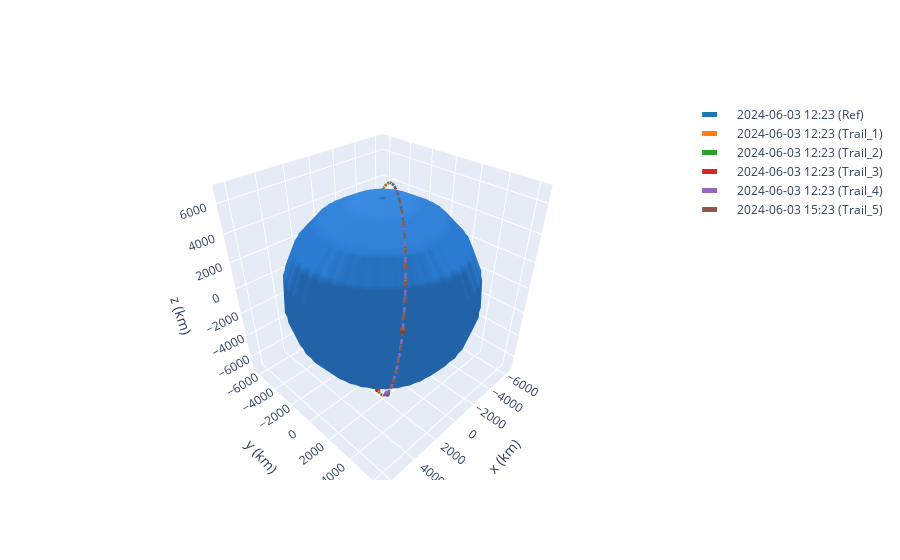

Write notebook code for a chart like this one.
### Code cell
from poliastro.plotting import OrbitPlotter3D

frame_fin = OrbitPlotter3D()
frame_fin.plot(reference_orbit_list[-2], label = 'Ref', )
frame_fin.plot(prova_1, label = 'Trail_1')
frame_fin.plot(prova_2, label = 'Trail_2')
frame_fin.plot(prova_3, label = 'Trail_3')
frame_fin.plot(trailing_orbit_list[-2], label = 'Trail_4')
frame_fin.plot(prova_5, label = 'Trail_5')

### Figure 1 — Plotly figure (JSON) as saved in the notebook; plotly's stock layout.template omitted (floating-point values rounded to 4 significant figures; data arrays with more than 128 entries replaced by an {"elided": "..."} marker saying what was removed)
{"data": [{"cauto": false, "cmax": 1, "cmin": 1, "colorscale": [[0, "#2a7bd1"], [1, "#2a7bd1"]], "name": "Earth", "showscale": false, "type": "surface", "x": {"elided": "20x20 float values"}, "y": {"elided": "20x20 float values"}, "z": {"elided": "20x20 float values"}}, {"line": {"color": "rgb(31, 119, 180)", "dash": "dash", "width": 5}, "mode": "lines", "name": "2024-06-03 12:23 (Ref)", "type": "scatter3d", "x": {"elided": "150 float values"}, "y": {"elided": "150 float values"}, "z": {"elided": "150 float values"}}, {"cauto": false, "cmax": 1, "cmin": 1, "colorscale": [[0, "rgb(31, 119, 180)"], [1, "rgb(31, 119, 180)"]], "name": "2024-06-03 12:23 (Ref)", "showscale": false, "type": "surface", "x": {"elided": "20x20 float values"}, "y": {"elided": "20x20 float values"}, "z": {"elided": "20x20 float values"}}, {"cauto": false, "cmax": 1, "cmin": 1, "colorscale": [[0, "#2a7bd1"], [1, "#2a7bd1"]], "name": "Earth", "showscale": false, "type": "surface", "x": {"elided": "20x20 float values"}, "y": {"elided": "20x20 float values"}, "z": {"elided": "20x20 float values"}}, {"cauto": false, "cmax": 1, "cmin": 1, "colorscale": [[0, "#2a7bd1"], [1, "#2a7bd1"]], "name": "Earth", "showscale": false, "type": "surface", "x": {"elided": "20x20 float values"}, "y": {"elided": "20x20 float values"}, "z": {"elided": "20x20 float values"}}, {"line": {"color": "rgb(255, 127, 14)", "dash": "dash", "width": 5}, "mode": "lines", "name": "2024-06-03 12:23 (Trail_1)", "type": "scatter3d", "x": {"elided": "150 float values"}, "y": {"elided": "150 float values"}, "z": {"elided": "150 float values"}}, {"cauto": false, "cmax": 1, "cmin": 1, "colorscale": [[0, "rgb(255, 127, 14)"], [1, "rgb(255, 127, 14)"]], "name": "2024-06-03 12:23 (Trail_1)", "showscale": false, "type": "surface", "x": {"elided": "20x20 float values"}, "y": {"elided": "20x20 float values"}, "z": {"elided": "20x20 float values"}}, {"cauto": false, "cmax": 1, "cmin": 1, "colorscale": [[0, "#2a7bd1"], [1, "#2a7bd1"]], "name": "Earth", "showscale": false, "type": "surface", "x": {"elided": "20x20 float values"}, "y": {"elided": "20x20 float values"}, "z": {"elided": "20x20 float values"}}, {"cauto": false, "cmax": 1, "cmin": 1, "colorscale": [[0, "#2a7bd1"], [1, "#2a7bd1"]], "name": "Earth", "showscale": false, "type": "surface", "x": {"elided": "20x20 float values"}, "y": {"elided": "20x20 float values"}, "z": {"elided": "20x20 float values"}}, {"line": {"color": "rgb(44, 160, 44)", "dash": "dash", "width": 5}, "mode": "lines", "name": "2024-06-03 12:23 (Trail_2)", "type": "scatter3d", "x": {"elided": "150 float values"}, "y": {"elided": "150 float values"}, "z": {"elided": "150 float values"}}, {"cauto": false, "cmax": 1, "cmin": 1, "colorscale": [[0, "rgb(44, 160, 44)"], [1, "rgb(44, 160, 44)"]], "name": "2024-06-03 12:23 (Trail_2)", "showscale": false, "type": "surface", "x": {"elided": "20x20 float values"}, "y": {"elided": "20x20 float values"}, "z": {"elided": "20x20 float values"}}, {"cauto": false, "cmax": 1, "cmin": 1, "colorscale": [[0, "#2a7bd1"], [1, "#2a7bd1"]], "name": "Earth", "showscale": false, "type": "surface", "x": {"elided": "20x20 float values"}, "y": {"elided": "20x20 float values"}, "z": {"elided": "20x20 float values"}}, {"cauto": false, "cmax": 1, "cmin": 1, "colorscale": [[0, "#2a7bd1"], [1, "#2a7bd1"]], "name": "Earth", "showscale": false, "type": "surface", "x": {"elided": "20x20 float values"}, "y": {"elided": "20x20 float values"}, "z": {"elided": "20x20 float values"}}, {"line": {"color": "rgb(214, 39, 40)", "dash": "dash", "width": 5}, "mode": "lines", "name": "2024-06-03 12:23 (Trail_3)", "type": "scatter3d", "x": {"elided": "150 float values"}, "y": {"elided": "150 float values"}, "z": {"elided": "150 float values"}}, {"cauto": false, "cmax": 1, "cmin": 1, "colorscale": [[0, "rgb(214, 39, 40)"], [1, "rgb(214, 39, 40)"]], "name": "2024-06-03 12:23 (Trail_3)", "showscale": false, "type": "surface", "x": {"elided": "20x20 float values"}, "y": {"elided": "20x20 float values"}, "z": {"elided": "20x20 float values"}}, {"cauto": false, "cmax": 1, "cmin": 1, "colorscale": [[0, "#2a7bd1"], [1, "#2a7bd1"]], "name": "Earth", "showscale": false, "type": "surface", "x": {"elided": "20x20 float values"}, "y": {"elided": "20x20 float values"}, "z": {"elided": "20x20 float values"}}, {"cauto": false, "cmax": 1, "cmin": 1, "colorscale": [[0, "#2a7bd1"], [1, "#2a7bd1"]], "name": "Earth", "showscale": false, "type": "surface", "x": {"elided": "20x20 float values"}, "y": {"elided": "20x20 float values"}, "z": {"elided": "20x20 float values"}}, {"line": {"color": "rgb(148, 103, 189)", "dash": "dash", "width": 5}, "mode": "lines", "name": "2024-06-03 12:23 (Trail_4)", "type": "scatter3d", "x": {"elided": "150 float values"}, "y": {"elided": "150 float values"}, "z": {"elided": "150 float values"}}, {"cauto": false, "cmax": 1, "cmin": 1, "colorscale": [[0, "rgb(148, 103, 189)"], [1, "rgb(148, 103, 189)"]], "name": "2024-06-03 12:23 (Trail_4)", "showscale": false, "type": "surface", "x": {"elided": "20x20 float values"}, "y": {"elided": "20x20 float values"}, "z": {"elided": "20x20 float values"}}, {"cauto": false, "cmax": 1, "cmin": 1, "colorscale": [[0, "#2a7bd1"], [1, "#2a7bd1"]], "name": "Earth", "showscale": false, "type": "surface", "x": {"elided": "20x20 float values"}, "y": {"elided": "20x20 float values"}, "z": {"elided": "20x20 float values"}}, {"cauto": false, "cmax": 1, "cmin": 1, "colorscale": [[0, "#2a7bd1"], [1, "#2a7bd1"]], "name": "Earth", "showscale": false, "type": "surface", "x": {"elided": "20x20 float values"}, "y": {"elided": "20x20 float values"}, "z": {"elided": "20x20 float values"}}, {"line": {"color": "rgb(140, 86, 75)", "dash": "dash", "width": 5}, "mode": "lines", "name": "2024-06-03 15:23 (Trail_5)", "type": "scatter3d", "x": {"elided": "150 float values"}, "y": {"elided": "150 float values"}, "z": {"elided": "150 float values"}}, {"cauto": false, "cmax": 1, "cmin": 1, "colorscale": [[0, "rgb(140, 86, 75)"], [1, "rgb(140, 86, 75)"]], "name": "2024-06-03 15:23 (Trail_5)", "showscale": false, "type": "surface", "x": {"elided": "20x20 float values"}, "y": {"elided": "20x20 float values"}, "z": {"elided": "20x20 float values"}}, {"cauto": false, "cmax": 1, "cmin": 1, "colorscale": [[0, "#2a7bd1"], [1, "#2a7bd1"]], "name": "Earth", "showscale": false, "type": "surface", "x": {"elided": "20x20 float values"}, "y": {"elided": "20x20 float values"}, "z": {"elided": "20x20 float values"}}], "layout": {"autosize": true, "scene": {"aspectmode": "data", "xaxis": {"title": {"text": "x (km)"}}, "yaxis": {"title": {"text": "y (km)"}}, "zaxis": {"title": {"text": "z (km)"}}}}}
